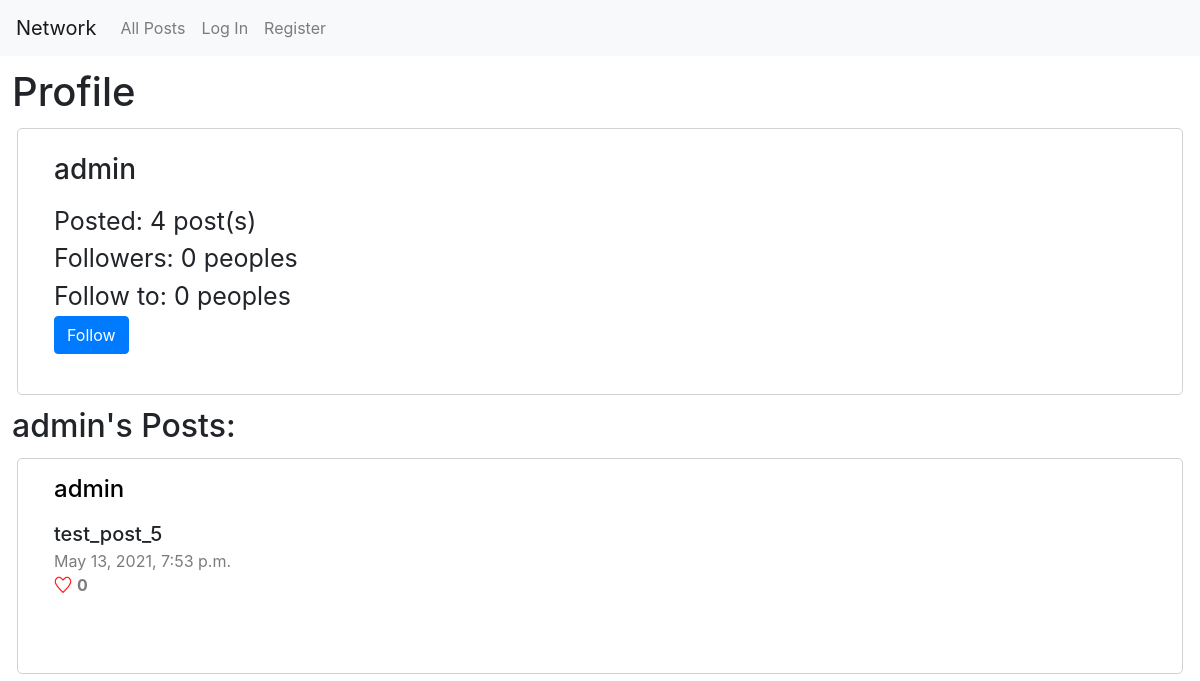
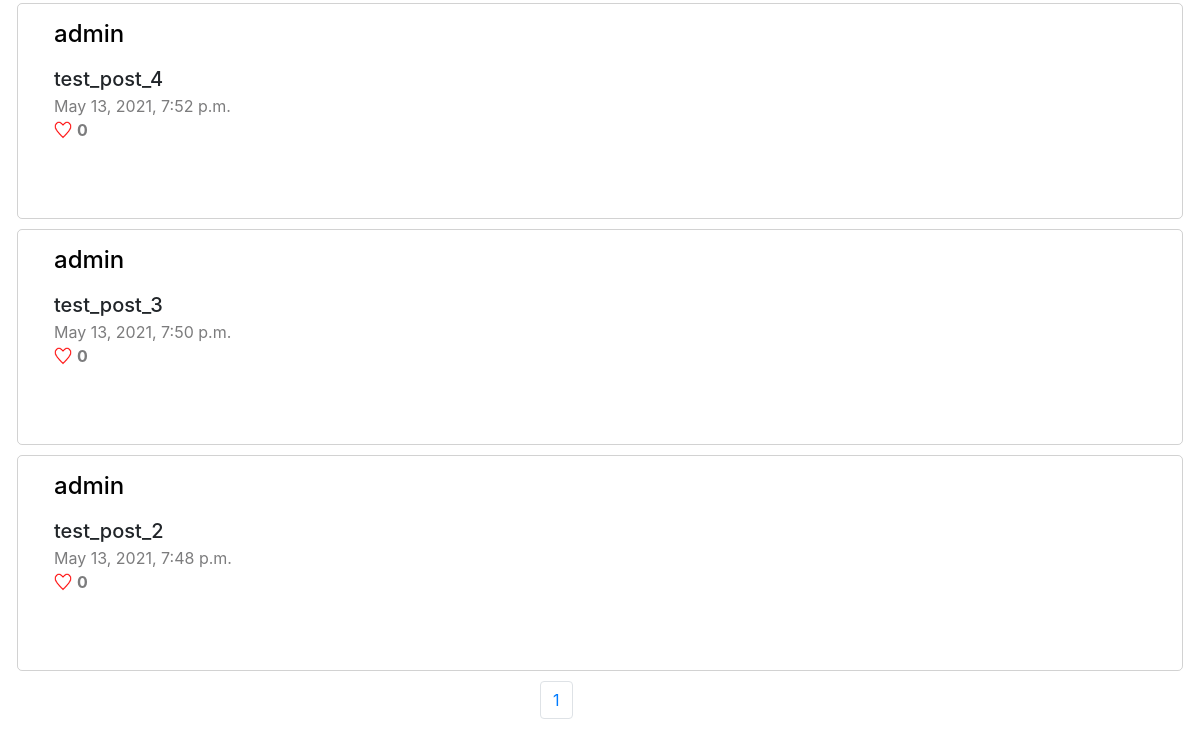
Before: /user/2 with the older database file (2 pictures, top to bottom).
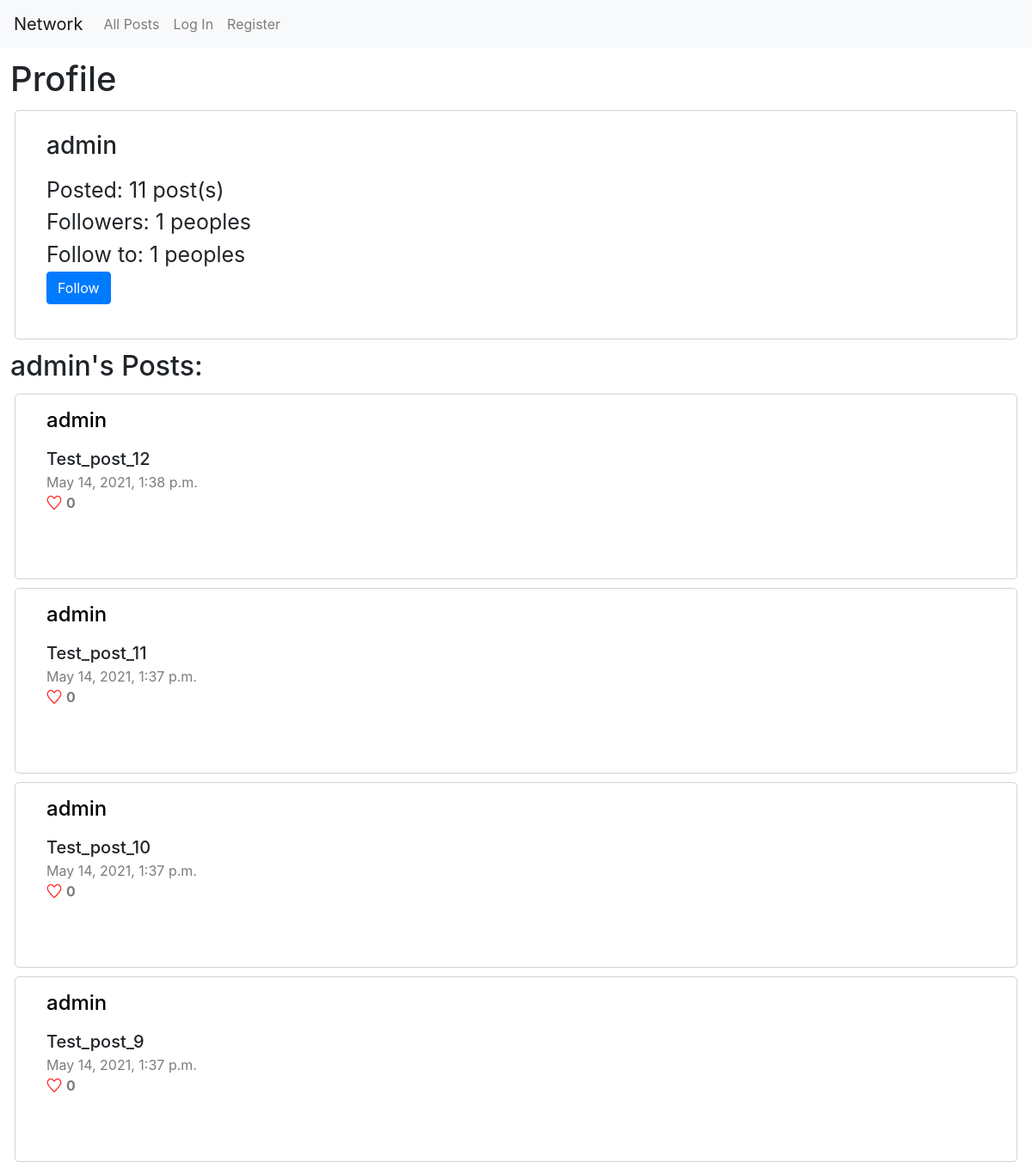
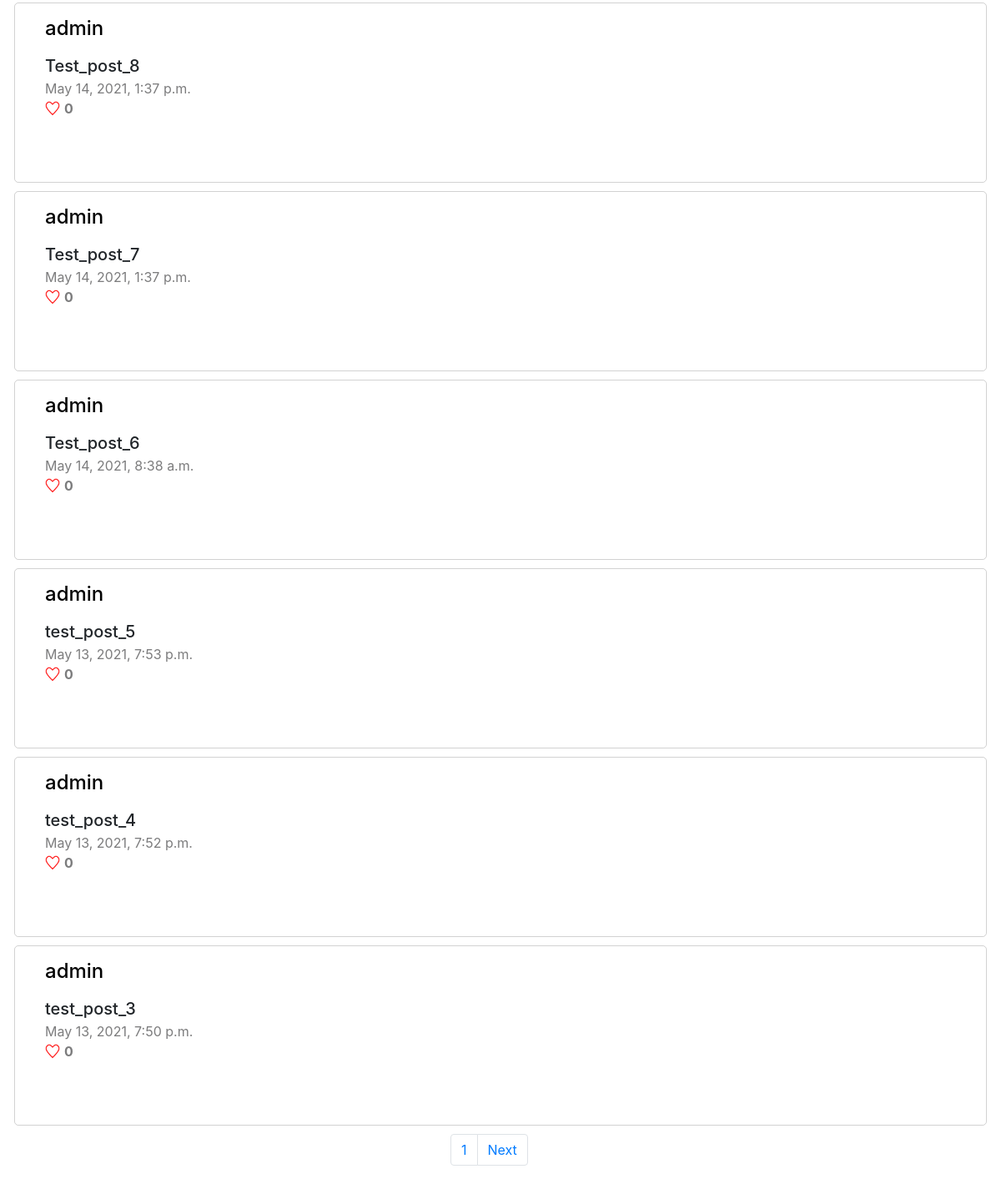
After: the same page with the newer database file (2 pictures, top to bottom).
### network/models.py (models this page shows, shortened)
class User(AbstractUser):
    followers = models.ManyToManyField("self", blank=True, null=True, symmetrical=False, related_name='+')
    follow_to = models.ManyToManyField('self', blank=True, null=True, symmetrical=False, related_name='+')

class Post(models.Model):
    author = models.ForeignKey(User, on_delete=models.CASCADE, related_name="posted_posts") # need to bee filled (check)
    text = models.TextField(max_length=255)
    timestamp = models.DateTimeField(auto_now_add=True)
    likes = models.ManyToManyField(User, blank=True, null=True, related_name='liked_posts')

### network/views.py (the view, shortened to what this page needs)
# urls.py: path('user/<int:id>', views.user_view, name="user_page"),
def user_view(request, id):
    instance = {}
    account = User.objects.get(pk=id)
    posted_posts_no_likes_count = account.posted_posts.all().order_by('-timestamp')
    instance['posts_count'] = posted_posts_no_likes_count.count()
    posted_posts = []
    for post in posted_posts_no_likes_count:
        likes_count = post.likes.all().count()
        liked_post = False
        post_comments = [comment for comment in post.comments.all().order_by('-timestamp')]
        if request.user in post.likes.all(): liked_post = True
        posted_posts.append((post, likes_count, liked_post, post_comments))
    paginator = Paginator(posted_posts, 10)
    page_number = request.GET.get('page')
    posted_posts = paginator.get_page(page_number)
    followers = account.followers.all().count()
    follow_to = account.follow_to.all().count()
    instance['account'] = account
    instance['followers'] = followers
    instance['follow_to'] = follow_to
    instance['posts'] = posted_posts
    on_own_page = False
    if account.pk == request.user.pk: on_own_page = True
    instance['on_own_page'] = on_own_page
    is_followed = False
    if request.user.pk in [follower.pk for follower in account.followers.all()]:
        is_followed = True
    instance['is_followed'] = is_followed
    return render(request, "network/user.html", instance)

### network/templates/network/user.html (shortened to what this page needs)
{% extends "network/layout.html" %}
{% load static %}
{% block body %}
    <h1>Profile</h1>
    <div class="form_area">
        <h3>{{ account.username }}</h3>
        <p>
            <div>Posted: {{ posts_count }} post(s)</div>
            <div>Followers: {{ followers }} peoples</div>
            <div>Follow to: {{ follow_to }} peoples</div>
            <form method="POST">
                {% if not on_own_page %}
                    {% if not is_followed %}
                        <button class="btn btn-primary" name="follow_button" value="follow">Follow</button>
                    {% else %}
                        <button class="btn btn-secondary" name="follow_button" value="unfollow">Unfollow</button>
                    {% endif %}
                {% endif %}
            </form>
        </p>
    </div>
    <h2 style="margin: 12px">{{ account.username }}'s Posts:</h2>
    <div id="posts_view" class="post_view">
        {% if posts %}
            {% for post, likes_count, liked_post, post_comments in posts %}
                <div class="post_area" id="post_{{ post.pk }}" data-post_id="{{ post.pk }}">
                    <p><h4><a href="/user/{{ post.author.pk }}" style='color:black'>{{ post.author.username }}</a></h4></p>
                    <div id="edit_box_{{ post.pk }}">
                        <div class="lh-sm" id='post_text_{{ post.pk }}'>{{ post.text }}</div>
                    </div>
                    <div class="grey">{{ post.timestamp }}</div>
                    {% if liked_post %}
                        <div class="grey"><img style="vertical-align: -12%; margin-right: 5px;" src="{% static 'network/filled_hart.png' %}" alt="like" width="18px" style="margin-right: 3px;" class="hart" id='hart_{{ post.pk }}' data-post_id="{{ post.pk }}" data-liked="true" data-is_auth="{{ user.is_authenticated }}"><b id="likes_count_{{ post.pk }}">{{ likes_count }}</b></div>
                    {% else %}
                        <div class="grey"><img style="vertical-align: -12%; margin-right: 5px;" src="{% static 'network/empty_hart.png' %}" alt="like" width="18px" style="margin-right: 3px;" class="hart" id='hart_{{ post.pk }}' data-post_id="{{ post.pk }}" data-liked="false" data-is_auth="{{ user.is_authenticated }}"><b id="likes_count_{{ post.pk }}">{{ likes_count }}</b></div>
                    {% endif %}
                </div>
            {% endfor %}
        {% endif %}
    </div>
    <nav aria-label="Page navigation example" style="margin: 10px; text-align: center; margin-left: 45%;">
        <ul class="pagination">
            <li class="page-item"><a class="page-link" href="#">{{ posts.number }}</a></li>
            {% if posts.has_next %}
                <li class="page-item"><a class="page-link" href="?page={{ posts.next_page_number }}">Next</a></li>
            {% endif %}
        </ul>
      </nav>
{% endblock %}

### network/templates/network/layout.html (shortened to what this page needs)
{% load static %}
<!DOCTYPE html>
<html lang="en">
    <head>
        <link rel="stylesheet" href="https://stackpath.bootstrapcdn.com/bootstrap/4.4.1/css/bootstrap.min.css">
        <link href="{% static 'network/styles.css' %}" rel="stylesheet">
    </head>
    <body>
        <nav class="navbar navbar-expand-lg navbar-light bg-light">
            <a class="navbar-brand" href="{% url 'index' %}">Network</a>
            <div>
              <ul class="navbar-nav mr-auto">
                <li class="nav-item">
                  <a class="nav-link" href="{% url 'index' %}">All Posts</a>
                </li>
                {% if user.is_authenticated %}
                    <li class="nav-item">
                        <a class="nav-link" href="{% url 'following' %}">Following</a>
                    </li>
                    <li class="nav-item">
                        <a class="nav-link" href="{% url 'logout' %}">Log Out</a>
                    </li>
                {% else %}
                    <li class="nav-item">
                        <a class="nav-link" href="{% url 'login' %}">Log In</a>
                    </li>
                    <li class="nav-item">
                        <a class="nav-link" href="{% url 'register' %}">Register</a>
                    </li>
                {% endif %}
              </ul>
            </div>
          </nav>
        <div class="body">
            {% block body %}
            {% endblock %}
        </div>
    </body>
</html>

### network/static/network/styles.css (style rules this page uses)
.body > h1 { margin: 12px; }
.body > .form_area { border: 1px solid #7c7c7d57; border-radius: 5px; margin-left: 17px; margin-right: 17px; padding-top: 2%; padding-left: 3%; padding-right: 3%; padding-bottom: 2%; font-size: 25px; }
.post_area { border: 1px solid #7c7c7d57; border-radius: 5px; margin-top: 10px; margin-left: 17px; margin-right: 17px; padding-left: 3%; padding-right: 3%; padding-bottom: 2.5%; min-height: 216px; }
.lh-sm { font-size: 20px; font-weight: 500; }
.grey { color: #7c7c7d; }

Changed rows visible on the page:
no longer on this page (row unchanged): Post: author.username "admin", text "test_post_2", timestamp "May 13, 2021, 7:48 p.m.", likes_count "0"
added Post: author.username "admin", text "Test_post_12", timestamp "May 14, 2021, 1:38 p.m.", likes_count "0"
added Post: author.username "admin", text "Test_post_11", timestamp "May 14, 2021, 1:37 p.m.", likes_count "0"
added Post: author.username "admin", text "Test_post_10", timestamp "May 14, 2021, 1:37 p.m.", likes_count "0"
added Post: author.username "admin", text "Test_post_9", timestamp "May 14, 2021, 1:37 p.m.", likes_count "0"
added Post: author.username "admin", text "Test_post_8", timestamp "May 14, 2021, 1:37 p.m.", likes_count "0"
added Post: author.username "admin", text "Test_post_7", timestamp "May 14, 2021, 1:37 p.m.", likes_count "0"
added Post: author.username "admin", text "Test_post_6", timestamp "May 14, 2021, 8:38 a.m.", likes_count "0"
Other visible differences:
{{ posts_count }}: "4" → "11"
{{ followers }}: "0" → "1"
{{ follow_to }}: "0" → "1"
text now shown: "Next"
